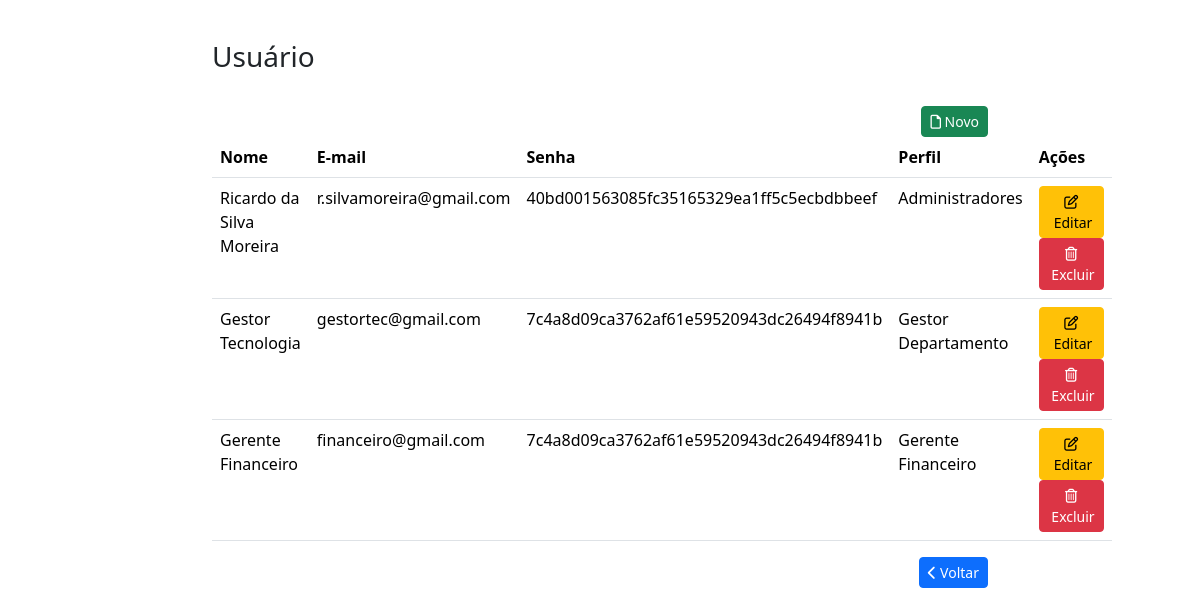
Screenshot of /usuario.php with the database file from the repository.
### tables this page shows
CREATE TABLE IF NOT EXISTS `usuario` (
  `idUsuario` int NOT NULL AUTO_INCREMENT,
  `nome` varchar(45) NOT NULL,
  `email` varchar(45) NOT NULL,
  `senha` varchar(45) NOT NULL,
  `dataCriacao` date NOT NULL,
  `status` bit(1) DEFAULT NULL,
  `PerfilUsuario_idPerfilUsuario` int NOT NULL,
  `Secao_idSecao` int NOT NULL,
  PRIMARY KEY (`idUsuario`,`PerfilUsuario_idPerfilUsuario`,`Secao_idSecao`) USING BTREE,
  UNIQUE KEY `email_UNIQUE` (`email`),
  KEY `fk_Usuario_PerfilUsuario1_idx` (`PerfilUsuario_idPerfilUsuario`),
  KEY `fk_Usuario_secao1_idx` (`Secao_idSecao`) USING BTREE,
  CONSTRAINT `fk_Usuario_PerfilUsuario1` FOREIGN KEY (`PerfilUsuario_idPerfilUsuario`) REFERENCES `perfilusuario` (`idPerfilUsuario`),
  CONSTRAINT `fk_Usuario_secao1` FOREIGN KEY (`Secao_idSecao`) REFERENCES `secao` (`idSecao`)
);

CREATE TABLE IF NOT EXISTS `perfilusuario` (
  `idPerfilUsuario` int NOT NULL AUTO_INCREMENT,
  `nome` varchar(45) DEFAULT NULL,
  PRIMARY KEY (`idPerfilUsuario`)
);

### usuario.php (the view, shortened to what this page needs)
<!DOCTYPE html>
<html>
    <head>
        <link href="https://cdn.jsdelivr.net/npm/bootstrap@5.3.3/dist/css/bootstrap.min.css" rel="stylesheet">
    </head>
    <body>
    <div class="container" style="margin-top: 40px; width: 800px;">
        <h3>Usuário</h3>
        <br>
        <div style="text-align: right;">
            <a class="btn btn-sm btn-success" href="adicionar_usuario.php" role="button"><i class="fa-regular fa-file"></i>&nbsp;Novo</a>
        </div>
        <table class="table">
            <thead>
                <tr>
                <th scope="col">Nome</th>
                <th scope="col">E-mail</th>
                <th scope="col">Senha</th>
                <th scope="col">Perfil</th>
                <th scope="col">Ações</th>
                </tr>
            </thead>
            <tbody>
                    <?php
                        include 'conexao.php';
                        $sql = "SELECT usuario.idUsuario,
                                       usuario.nome,
                                       usuario.email,
                                       usuario.senha,
                                       usuario.dataCriacao,
                                       perfilusuario.nome AS perfil
                                FROM usuario
                                LEFT JOIN perfilusuario ON idPerfilUsuario = PerfilUsuario_idPerfilUsuario";
                        $buscar = mysqli_query($conexao, $sql);
                        while ($array = mysqli_fetch_array($buscar)) {
                            $idUsuario  = $array['idUsuario'];
                            $nome = $array['nome'];
                            $email = $array['email'];
                            $senha = $array['senha'];
                            $PerfilUsuario_idPerfilUsuario = $array['perfil'];
                    ?>
                <tr>
                    <td><?php echo $nome ?></td>
                    <td><?php echo $email ?></td>
                    <td><?php echo $senha ?></td>
                    <td><?php echo $PerfilUsuario_idPerfilUsuario ?></td>
                    <td><a class="btn btn-warning btn-sm" href="editar_usuario.php?id=<?php echo $idUsuario ?>" role="button"><i class="fa-regular fa-pen-to-square"></i>&nbsp;Editar</a>
                        <a class="btn btn-danger btn-sm" href="deletar_usuario.php?id=<?php echo $idUsuario ?>" role="button"><i class="fa-regular fa-trash-can"></i>&nbsp;Excluir</a></td>
            <?php } ?>
                </tr>
            </tbody>
            </table>
        <div style="text-align: right;">
            <a href="index.php" role="button" class="btn btn-sm btn-primary"><i class="fa-solid fa-chevron-left"></i>&nbsp;Voltar</a>
        </div>
    </div>
    </body>
</html>

### rows the page displays
usuario: nome "Ricardo da Silva Moreira", email "r.silvamoreira@gmail.com", senha "40bd001563085fc35165329ea1ff5c5ecbdbbeef", PerfilUsuario_idPerfilUsuario.nome "Administradores"
usuario: nome "Gestor Tecnologia", email "gestortec@gmail.com", senha "7c4a8d09ca3762af61e59520943dc26494f8941b", PerfilUsuario_idPerfilUsuario.nome "Gestor Departamento"
usuario: nome "Gerente Financeiro", email "financeiro@gmail.com", senha "7c4a8d09ca3762af61e59520943dc26494f8941b", PerfilUsuario_idPerfilUsuario.nome "Gerente Financeiro"
